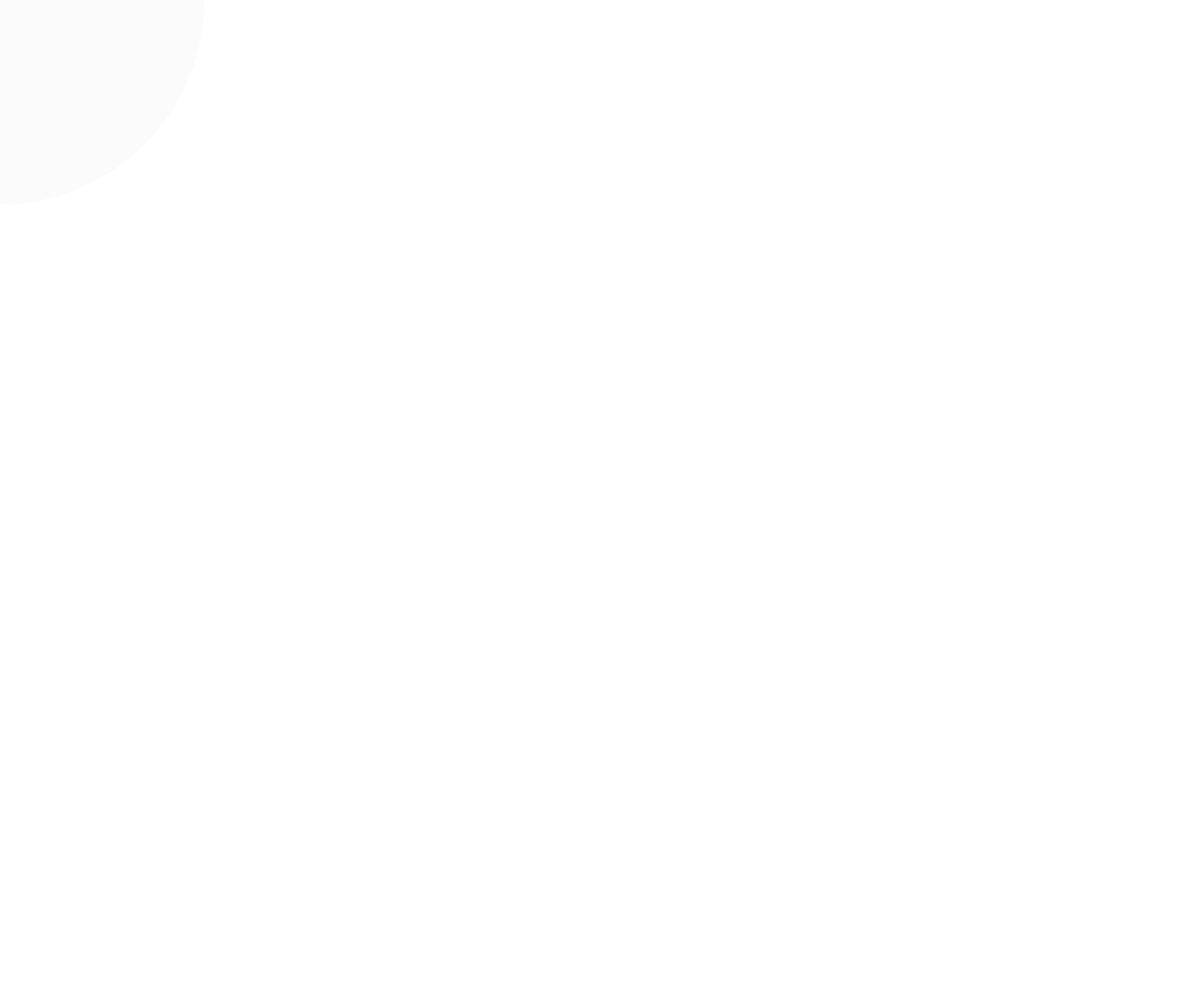
Frame 1 (no input)
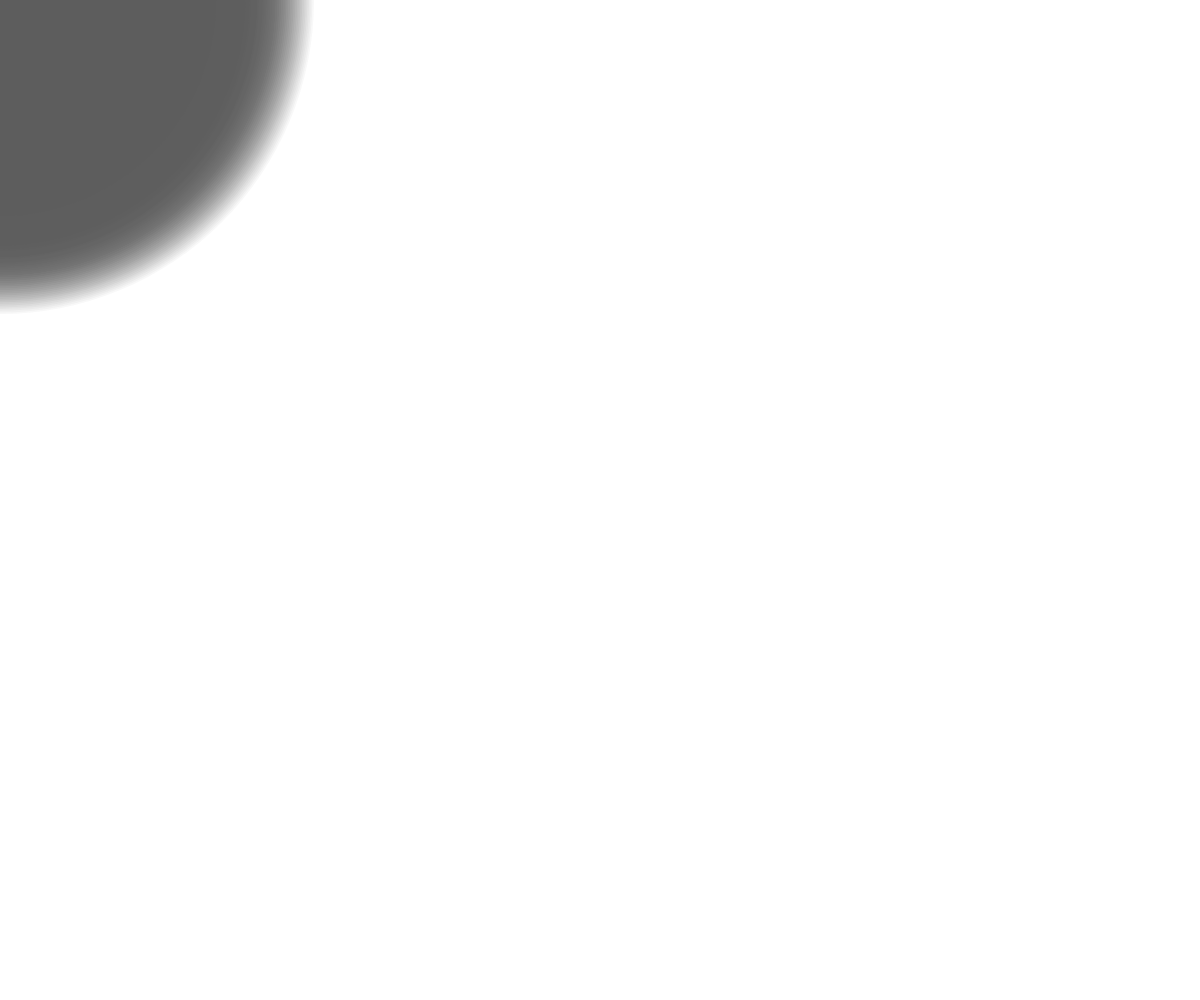
Frame 60 (no input)
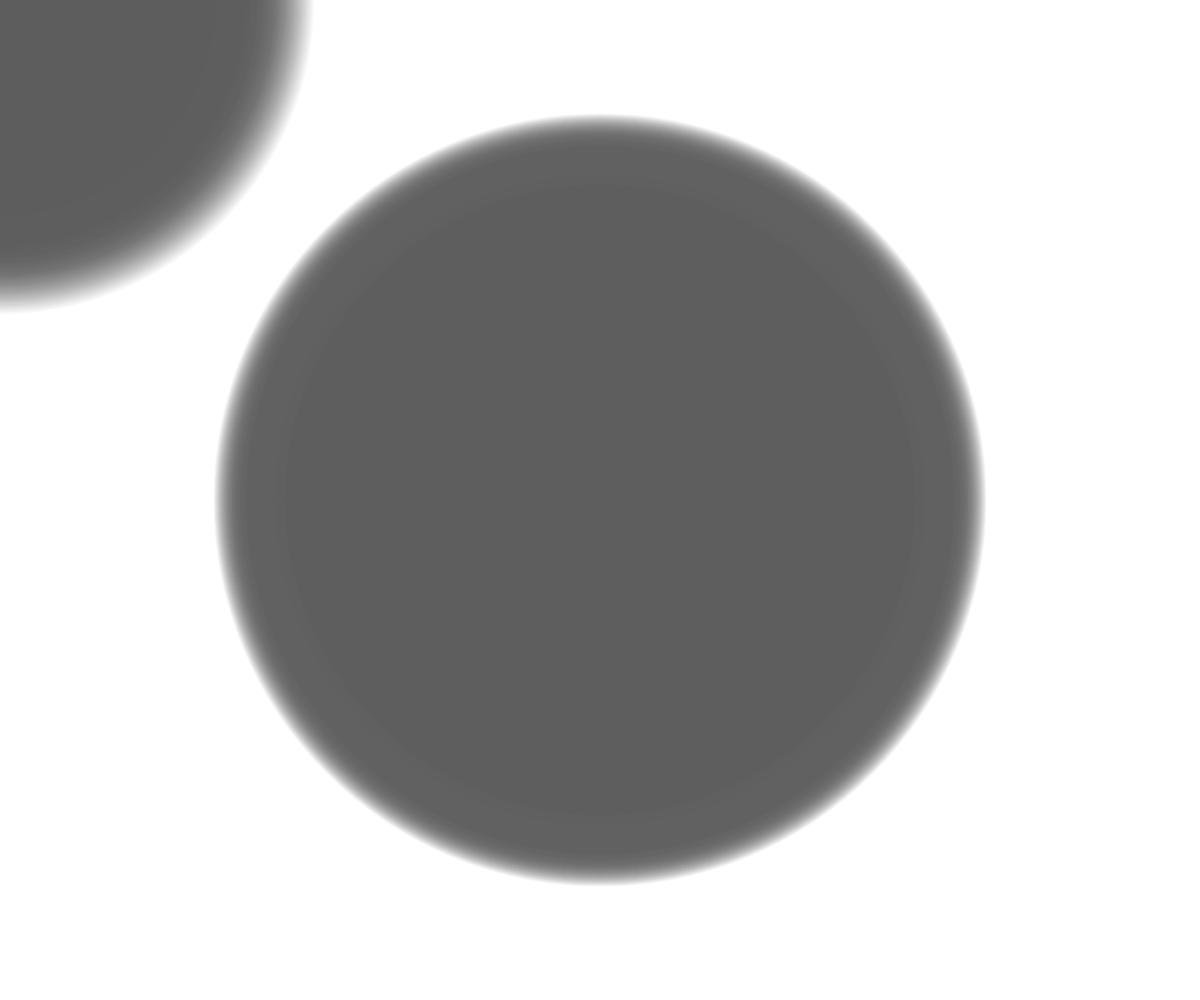
Frame 120 (the mouse pressed at the canvas centre since frame 60)

The p5.js sketch that drew these frames (run headless with seeded random() and noise() and a simulated clock; from frame 60 on, the mouse is pressed at the canvas centre):

// p5.js sketch
// ── sketch.js

const minR = 5;
const maxR = 400;
const radiusVelocity = 0.01;
const colorVelocity = 0.1;


function setup() {
  createCanvas(windowWidth, windowHeight);
  background(255);
  noStroke();
}


function draw() {
  // Create a value that oscillates between -1 and 1 over time
  const radiusOsc = Math.sin(radiusVelocity * frameCount);
  // Linearly interpolate it between the radii values
  const radius = map(radiusOsc, -1, 1, minR, maxR);
  // const radius = minR + (maxR - minR) * (radiusOsc - (-1)) / (1 - (-1));  // manual lerp 🤓
  
  // Create a value that oscillates between -1 and 1 over time
  const colorOsc = Math.sin(colorVelocity * frameCount);
  // Linearly interpolate between gray colors
  const gray = map(colorOsc, -1, 1, 0, 255);  
  // const gray = 0 + (255 - 0) * (colorOsc - (-1)) / (1 - (-1)); // manual lerp 🤓


  // Apply color to fill and draw
  fill(gray, 10);  // try messing with the color channels here! 
  circle(mouseX, mouseY, 2 * radius);
}
